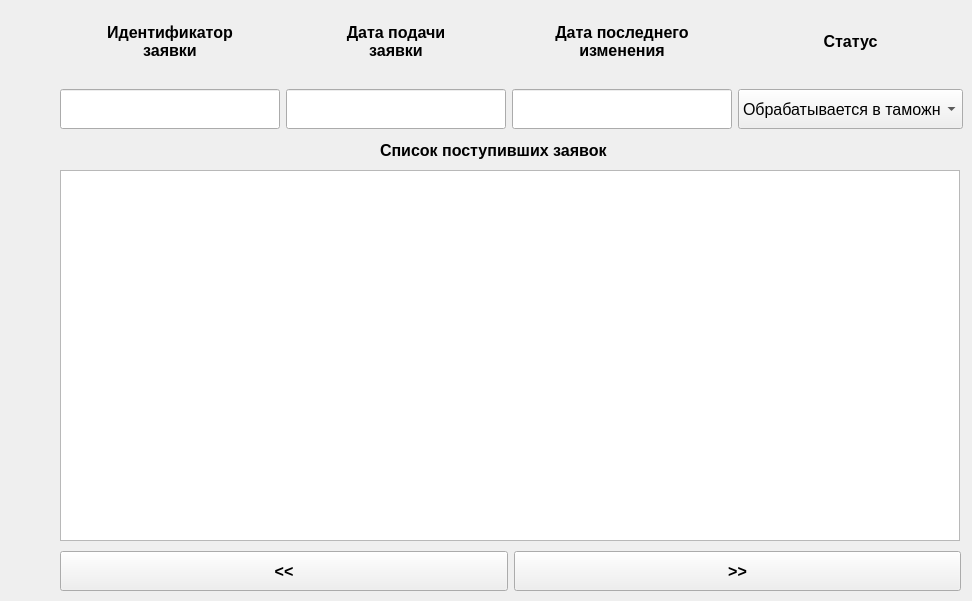
    <widget class="QWidget" name="tab_11">
     <attribute name="title">
      <string>Список заявок</string>
     </attribute>
     <widget class="QWidget" name="horizontalLayoutWidget_18">
      <property name="geometry">
       <rect>
        <x>60</x>
        <y>550</y>
        <width>901</width>
        <height>42</height>
       </rect>
      </property>
      <layout class="QHBoxLayout" name="horizontalLayout_240">
       <item>
        <widget class="QPushButton" name="bid_left_button">
         <property name="minimumSize">
          <size>
           <width>0</width>
           <height>40</height>
          </size>
         </property>
         <property name="font">
          <font>
           <pointsize>12</pointsize>
           <bold>true</bold>
          </font>
         </property>
         <property name="text">
          <string>&lt;&lt;</string>
         </property>
        </widget>
       </item>
       <item>
        <widget class="QPushButton" name="bid_right_button">
         <property name="minimumSize">
          <size>
           <width>0</width>
           <height>40</height>
          </size>
         </property>
         <property name="font">
          <font>
           <pointsize>12</pointsize>
           <bold>true</bold>
          </font>
         </property>
         <property name="text">
          <string>&gt;&gt;</string>
         </property>
        </widget>
       </item>
      </layout>
     </widget>
     <widget class="QTableView" name="bid_table">
      <property name="geometry">
       <rect>
        <x>60</x>
        <y>170</y>
        <width>900</width>
        <height>371</height>
       </rect>
      </property>
      <property name="font">
       <font>
        <pointsize>12</pointsize>
       </font>
      </property>
      <property name="sortingEnabled">
       <bool>true</bool>
      </property>
      <attribute name="horizontalHeaderCascadingSectionResizes">
       <bool>false</bool>
      </attribute>
      <attribute name="horizontalHeaderDefaultSectionSize">
       <number>224</number>
      </attribute>
     </widget>
     <widget class="QLabel" name="bid_table_title_label">
      <property name="geometry">
       <rect>
        <x>380</x>
        <y>130</y>
        <width>291</width>
        <height>40</height>
       </rect>
      </property>
      <property name="minimumSize">
       <size>
        <width>0</width>
        <height>40</height>
       </size>
      </property>
      <property name="font">
       <font>
        <pointsize>12</pointsize>
        <bold>true</bold>
       </font>
      </property>
      <property name="text">
       <string>Список поступивших заявок</string>
      </property>
     </widget>
     <widget class="QWidget" name="gridLayoutWidget_11">
      <property name="geometry">
       <rect>
        <x>60</x>
        <y>0</y>
        <width>903</width>
        <height>129</height>
       </rect>
      </property>
      <layout class="QGridLayout" name="gridLayout_11">
       <item row="1" column="0">
        <widget class="QLineEdit" name="bid_id_filter_edit">
         <property name="sizePolicy">
          <sizepolicy hsizetype="Fixed" vsizetype="Fixed">
           <horstretch>0</horstretch>
           <verstretch>0</verstretch>
          </sizepolicy>
         </property>
         <property name="minimumSize">
          <size>
           <width>220</width>
           <height>40</height>
          </size>
         </property>
         <property name="font">
          <font>
           <pointsize>12</pointsize>
          </font>
         </property>
        </widget>
       </item>
       <item row="1" column="1">
        <widget class="QLineEdit" name="bid_date_filter_edit">
         <property name="sizePolicy">
          <sizepolicy hsizetype="Fixed" vsizetype="Fixed">
           <horstretch>0</horstretch>
           <verstretch>0</verstretch>
          </sizepolicy>
         </property>
         <property name="minimumSize">
          <size>
           <width>220</width>
           <height>40</height>
          </size>
         </property>
         <property name="font">
          <font>
           <pointsize>12</pointsize>
          </font>
         </property>
        </widget>
       </item>
       <item row="1" column="3">
        <widget class="QComboBox" name="bid_status_filter_box">
         <property name="minimumSize">
          <size>
           <width>220</width>
           <height>40</height>
          </size>
         </property>
         <property name="font">
          <font>
           <pointsize>12</pointsize>
          </font>
         </property>
         <item>
          <property name="text">
           <string>Обрабатывается в таможне</string>
          </property>
         </item>
         <item>
          <property name="text">
           <string>Направлена в таможню</string>
          </property>
         </item>
        </widget>
       </item>
       <item row="1" column="2">
        <widget class="QLineEdit" name="bid_change_filter_edit">
         <property name="sizePolicy">
          <sizepolicy hsizetype="Fixed" vsizetype="Fixed">
           <horstretch>0</horstretch>
           <verstretch>0</verstretch>
          </sizepolicy>
         </property>
         <property name="minimumSize">
          <size>
           <width>220</width>
           <height>40</height>
          </size>
         </property>
         <property name="font">
          <font>
           <pointsize>12</pointsize>
          </font>
         </property>
        </widget>
       </item>
       <item row="0" column="0">
        <widget class="QLabel" name="bid_id_filter_label">
         <property name="minimumSize">
          <size>
           <width>200</width>
           <height>80</height>
          </size>
         </property>
         <property name="font">
          <font>
           <pointsize>12</pointsize>
           <bold>true</bold>
          </font>
         </property>
         <property name="text">
          <string>Идентификатор
заявки</string>
         </property>
         <property name="alignment">
          <set>Qt::AlignmentFlag::AlignCenter</set>
         </property>
        </widget>
       </item>
       <item row="0" column="1">
        <widget class="QLabel" name="bid_date_filter_label">
         <property name="minimumSize">
          <size>
           <width>200</width>
           <height>80</height>
          </size>
         </property>
         <property name="font">
          <font>
           <pointsize>12</pointsize>
           <bold>true</bold>
          </font>
         </property>
         <property name="text">
          <string>Дата подачи
заявки</string>
         </property>
         <property name="alignment">
          <set>Qt::AlignmentFlag::AlignCenter</set>
         </property>
        </widget>
       </item>
       <item row="0" column="2">
        <widget class="QLabel" name="bid_change_filter_label">
         <property name="minimumSize">
          <size>
           <width>200</width>
           <height>80</height>
          </size>
         </property>
         <property name="font">
          <font>
           <pointsize>12</pointsize>
           <bold>true</bold>
          </font>
         </property>
         <property name="text">
          <string>Дата последнего
изменения</string>
         </property>
         <property name="alignment">
          <set>Qt::AlignmentFlag::AlignCenter</set>
         </property>
        </widget>
       </item>
       <item row="0" column="3">
        <widget class="QLabel" name="bid_status_filter_label">
         <property name="minimumSize">
          <size>
           <width>200</width>
           <height>80</height>
          </size>
         </property>
         <property name="font">
          <font>
           <pointsize>12</pointsize>
           <bold>true</bold>
          </font>
         </property>
         <property name="text">
          <string>Статус</string>
         </property>
         <property name="alignment">
          <set>Qt::AlignmentFlag::AlignCenter</set>
         </property>
        </widget>
       </item>
      </layout>
     </widget>
    </widget>
